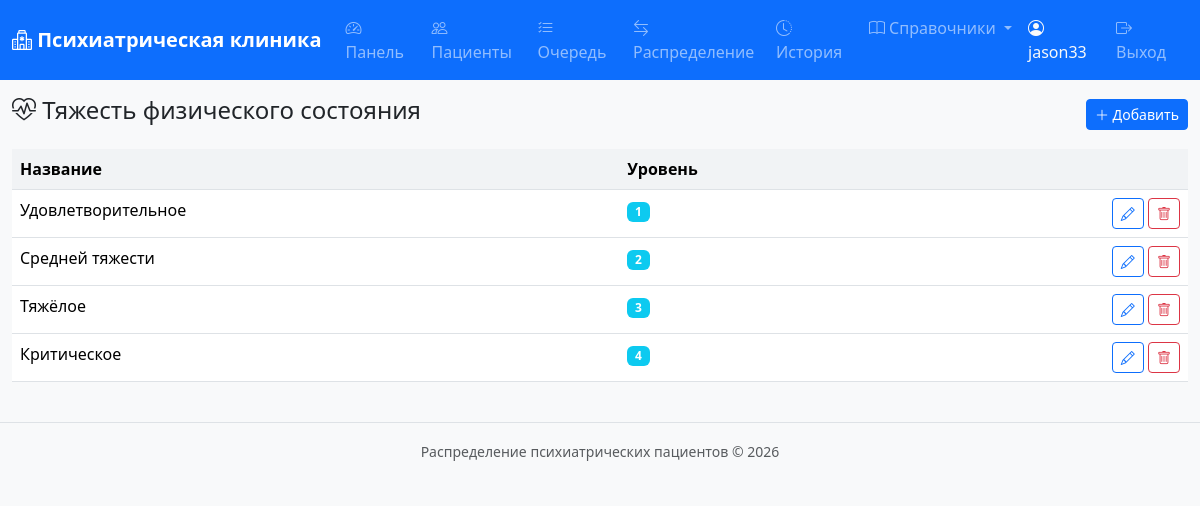
Screenshot of /references/physical-severity/ (signed in) with the database file from the repository.
### apps/accounts/models.py (models this page shows, shortened)
class User(AbstractUser):
    ROLE_CHOICES = [
        ('doctor', 'Врач приёмного отделения'),
        ('senior_nurse', 'Старшая медсестра'),
        ('admin', 'Администратор'),
    ]
    role = models.CharField(max_length=20, choices=ROLE_CHOICES, default='doctor', verbose_name='Роль')
    phone = models.CharField(max_length=20, blank=True, verbose_name='Телефон')
    class Meta:
        verbose_name = 'Пользователь'
        verbose_name_plural = 'Пользователи'

### apps/references/models.py (models this page shows, shortened)
class PhysicalSeverity(models.Model):
    name = models.CharField(max_length=50, unique=True, verbose_name='Название')
    level = models.PositiveIntegerField(unique=True, verbose_name='Уровень (1-4)')
    class Meta:
        verbose_name = 'Тяжесть физического состояния'
        verbose_name_plural = 'Тяжести физических состояний'
        ordering = ['level']

### apps/references/views.py (the view)
# urls.py: path('physical-severity/', views.physical_severity_list_view, name='physical_severity_list'),
@login_required
def physical_severity_list_view(request):
    items = PhysicalSeverity.objects.all()
    return render(request, 'references/physical_severity_list.html', {'items': items})

### apps/references/templates/references/physical_severity_list.html (shortened to what this page needs)
{% extends "base.html" %}
{% block content %}
<div class="d-flex justify-content-between align-items-center mt-3">
    <h4><i class="bi bi-heart-pulse"></i> Тяжесть физического состояния</h4>
    <a href="{% url 'references:physical_severity_create' %}" class="btn btn-primary btn-sm">
        <i class="bi bi-plus-lg"></i> Добавить
    </a>
</div>
<div class="table-responsive mt-3">
    <table class="table table-hover">
        <thead><tr><th>Название</th><th>Уровень</th><th></th></tr></thead>
        <tbody>
            {% for item in items %}
            <tr>
                <td>{{ item.name }}</td>
                <td><span class="badge bg-info">{{ item.level }}</span></td>
                <td class="text-end">
                    <a href="{% url 'references:physical_severity_edit' pk=item.pk %}" class="btn btn-sm btn-outline-primary"><i class="bi bi-pencil"></i></a>
                    <a href="{% url 'references:physical_severity_delete' pk=item.pk %}" class="btn btn-sm btn-outline-danger"><i class="bi bi-trash"></i></a>
                </td>
            </tr>
            {% empty %}
            <tr><td colspan="3" class="text-center text-muted">Нет данных</td></tr>
            {% endfor %}
        </tbody>
    </table>
</div>
{% endblock %}

### templates/base.html (shortened to what this page needs)
{% load static %}
<!DOCTYPE html>
<html lang="ru">
<head>
    <link href="https://cdn.jsdelivr.net/npm/bootstrap@5.3.3/dist/css/bootstrap.min.css" rel="stylesheet">
    <link href="https://cdn.jsdelivr.net/npm/bootstrap-icons@1.11.3/font/bootstrap-icons.min.css" rel="stylesheet">
    <link href="{% static 'css/style.css' %}" rel="stylesheet">
</head>
<body>
    <nav class="navbar navbar-expand-lg navbar-dark bg-primary">
        <div class="container-fluid">
            <a class="navbar-brand" href="{% url 'home' %}">
                <i class="bi bi-hospital"></i> Психиатрическая клиника
            </a>
            <div class="collapse navbar-collapse" id="navbarNav">
                <ul class="navbar-nav me-auto">
                    {% if user.is_authenticated %}
                    <li class="nav-item">
                        <a class="nav-link" href="{% url 'reports:dashboard' %}">
                            <i class="bi bi-speedometer2"></i> Панель
                        </a>
                    </li>
                    <li class="nav-item">
                        <a class="nav-link" href="{% url 'patients:list' %}">
                            <i class="bi bi-people"></i> Пациенты
                        </a>
                    </li>
                    <li class="nav-item">
                        <a class="nav-link" href="{% url 'distribution:queue' %}">
                            <i class="bi bi-list-check"></i> Очередь
                        </a>
                    </li>
                    <li class="nav-item">
                        <a class="nav-link" href="{% url 'distribution:manual_assign' %}">
                            <i class="bi bi-arrow-left-right"></i> Распределение
                        </a>
                    </li>
                    <li class="nav-item">
                        <a class="nav-link" href="{% url 'distribution:history' %}">
                            <i class="bi bi-clock-history"></i> История
                        </a>
                    </li>
                    <li class="nav-item dropdown">
                        <a class="nav-link dropdown-toggle" href="#" data-bs-toggle="dropdown">
                            <i class="bi bi-book"></i> Справочники
                        </a>
                    </li>
                    {% endif %}
                </ul>
                <ul class="navbar-nav">
                    {% if user.is_authenticated %}
                    <li class="nav-item">
                        <span class="nav-link text-light">
                            <i class="bi bi-person-circle"></i> {{ user.get_full_name|default:user.username }}
                        </span>
                    </li>
                    <li class="nav-item">
                        <a class="nav-link" href="{% url 'accounts:login' %}?logout=1">
                            <i class="bi bi-box-arrow-right"></i> Выход
                        </a>
                    </li>
                    {% else %}
                    <li class="nav-item">
                        <a class="nav-link" href="{% url 'accounts:login' %}">
                            <i class="bi bi-box-arrow-in-right"></i> Вход
                        </a>
                    </li>
                    {% endif %}
                </ul>
            </div>
        </div>
    </nav>
    <div class="container-fluid mt-3">
        {% block content %}{% endblock %}
    </div>
    <footer class="bg-light text-center text-muted py-3 mt-4 border-top">
        <small>Распределение психиатрических пациентов &copy; {% now "Y" %}</small>
    </footer>
</body>
</html>

### static/css/style.css (style rules this page uses)
body { font-family: 'Segoe UI', Tahoma, Geneva, Verdana, sans-serif; background-color: #f8f9fa; }
.navbar-brand { font-weight: 600; }
.table th { background-color: #f1f3f5; font-weight: 600; white-space: nowrap; }

### rows the page displays
User: get_full_name "jason33"
PhysicalSeverity: name "Удовлетворительное", level "1"
PhysicalSeverity: name "Средней тяжести", level "2"
PhysicalSeverity: name "Тяжёлое", level "3"
PhysicalSeverity: name "Критическое", level "4"
